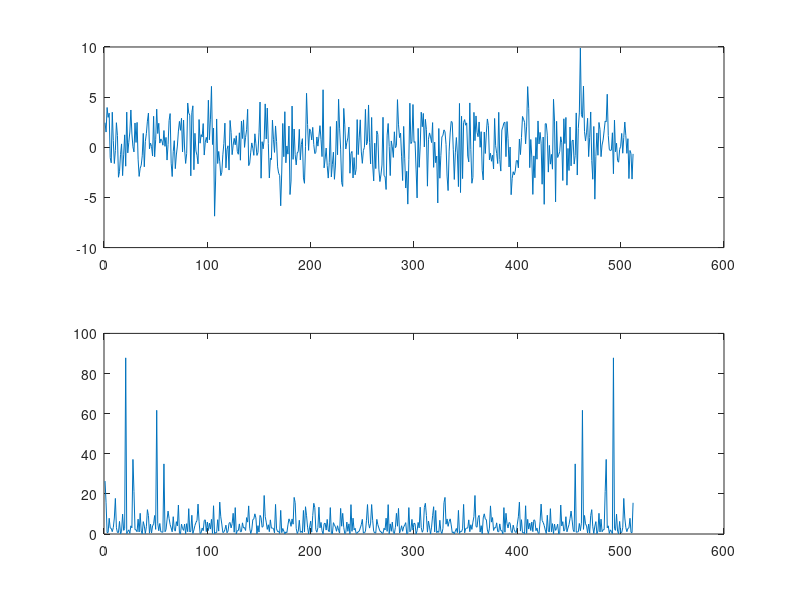

MATLAB code for this plot:
% ex3_5.m  to show how the dft may be used to process a noisy signal to 
% more clearly discover sinusoidal signal components
%
N=512;
nr=1:N;
n=nr-1;
w1=(2*pi/N)*20;
w2=(2*pi/N)*50;
x=cos(w1*n)+cos(w2*n);
var=5;
no=sqrt(var)*randn(size(x));
y=x+no;
subplot(2,1,1)
plot(y)
disp('hit any key')
pause
Y=fft(y,N);
Syy=Y.*conj(Y)/N;
subplot(2,1,2)
plot(Syy)
